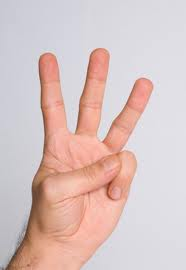
//> input picture fingerdetection/fingers/images-1.jpg, 186 x 270 px
$ ./main haarcascade_frontalface_default.xml fingers/   (built with g++ and OpenCV 4)
//> lines starting //> are read from the running program, lines starting //| are printed output that depends on the picture
//> in runonFolder, img is the input picture: 270 rows x 186 cols, CV_8UC3; mean B, G, R 193.5, 195.7, 217.2
#include "opencv2/highgui/highgui.hpp"
#include "opencv2/objdetect/objdetect.hpp"
#include "opencv2/imgproc/imgproc.hpp"

#include <iostream>
#include <stdio.h>
#include "dirent.h"

using namespace std;
using namespace cv;


// functions defined later
int runonFolder(const CascadeClassifier cascade, const string folder);
void runonVideo(const CascadeClassifier cascade);


int detect(Mat frame, CascadeClassifier cascade) {
    Mat frame_gray;
    vector<Rect> detections;

    cvtColor(frame, frame_gray, CV_BGR2GRAY);
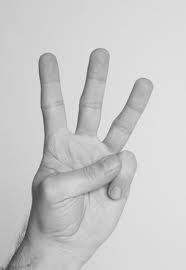
//> frame_gray: 270 rows x 186 cols, CV_8UC1; min 60, max 238, mean 201.9

    cascade.detectMultiScale(frame_gray, detections,
                             1.01, 10, 0 | CV_HAAR_SCALE_IMAGE, Size(5, 90));
//> detections = empty
    int detected = (int)detections.size();
//> detected = 0
    for (int i = 0; i < detected; i++) {
        int width2 = detections[i].width / 2;
        int height2 = detections[i].height / 2;
        Point center(detections[i].x + width2, detections[i].y + height2);
        ellipse(frame, center, Size(width2, height2), 0, 0, 360,
                Scalar(255, 0, 255), 2, 5, 0);
    }
//> this loop made 0 passes
    return(detected);
}

bool getimage(const string folder, DIR *dir, Mat &img) {
    struct dirent *entry = readdir(dir);
    if (entry == NULL) return(false);
    char *name = entry->d_name;
    string dname = folder + name;
    img = imread(dname.c_str(), CV_LOAD_IMAGE_UNCHANGED);
    return(true);
}

int runonFolder(const CascadeClassifier cascade, string folder) {
    if (folder.at(folder.length() - 1) != '/') folder += '/';
    DIR *dir = opendir(folder.c_str());
    if (dir == NULL) {
        cerr << "Can't open folder " << folder << endl;
        exit(1);
    }
    bool finish = false;
    string windowName;
    struct dirent *entry;
    int detections = 0;
    while (!finish && (entry = readdir(dir)) != NULL) {
        char *name = entry->d_name;
        string dname = folder + name;
        Mat img = imread(dname.c_str(), CV_LOAD_IMAGE_UNCHANGED);
        if (!img.empty()) {
            int d = detect(img, cascade);
//> d = 0
            cerr << d << " detections" << endl;
            detections += d;
//> detections = 0
            if (!windowName.empty()) destroyWindow(windowName);
            windowName = name;
            namedWindow(windowName.c_str(), CV_WINDOW_AUTOSIZE);
            imshow(windowName.c_str(), img);
            int key = waitKey(0); // Wait for a keystroke
//> the Esc key is pressed
            switch (key) {
                case 27: // <Esc>
                    finish = true; break;
                default:
                    break;
            }
        } // if image is available
    }
//> after the loop, detections = 0
    closedir(dir);
    return(detections);
}

void runonVideo(const CascadeClassifier cascade) {
    VideoCapture videocapture(0);
    if (!videocapture.isOpened()) {
        cerr << "Can't open default video camera" << endl;
        exit(1);
    }
    string windowName = "Live Video";
    namedWindow("video", CV_WINDOW_AUTOSIZE);
    Mat frame;
    bool finish = false;
    while (!finish) {
        if (!videocapture.read(frame)) {
            cout << "Can't capture frame" << endl;
            break;
        }
        detect(frame, cascade);
        imshow("video", frame);
        if (waitKey(30) >= 0) finish = true;
    }
}

int main(int argc, char** argv) {
    if (argc != 2 && argc != 3) {
        cerr << argv[0] << ": "
        << "got " << argc - 1
        << " arguments. Expecting one or two: cascade [image-folder]"
        << endl
        << "Example: cascade.xml ../folderimages" << endl
        << "Example: cascade.xml" << endl;
        return(-1);
    }

    string cascade_name = argv[1];
    CascadeClassifier cascade;
    if (!cascade.load(cascade_name)) {
        cerr << cascade_name << " is not in a proper cascade format" << endl;
        return(-1);
    }
    string foldername = (argc == 2) ? "" : argv[2];

    int detections = 0;
    if (argc == 2) runonVideo(cascade);
    else { //(argc == 3)
        detections = runonFolder(cascade, foldername);
//> detections = 0
        cout << "Total of " << detections << " detections" << endl;
//| Total of 0 detections
    }

    return(0);
}
